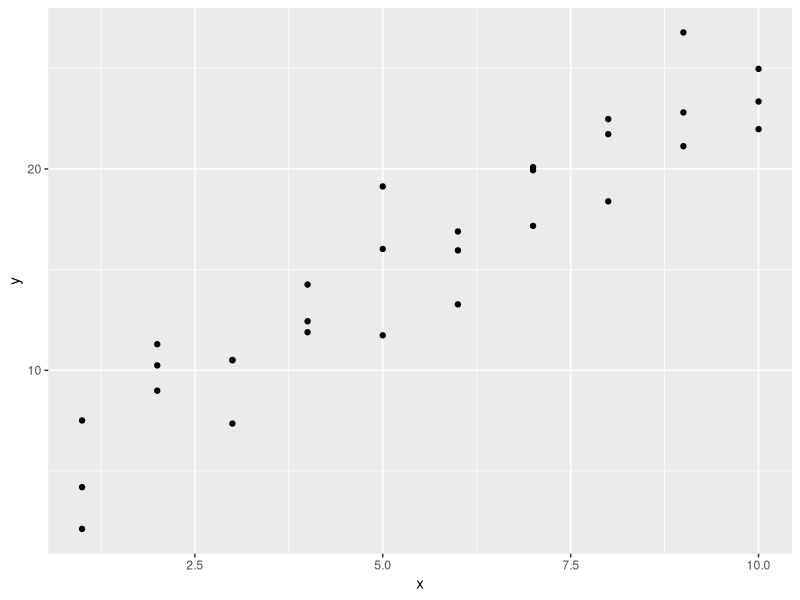
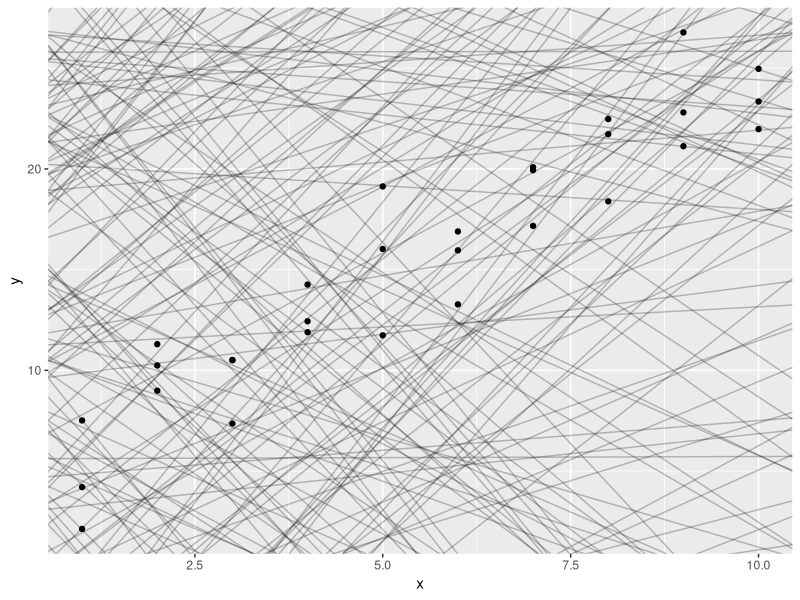
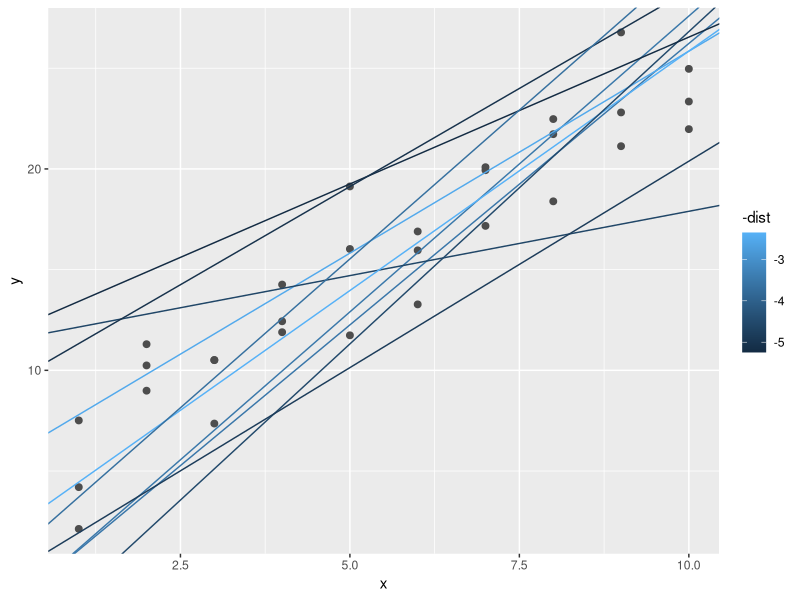
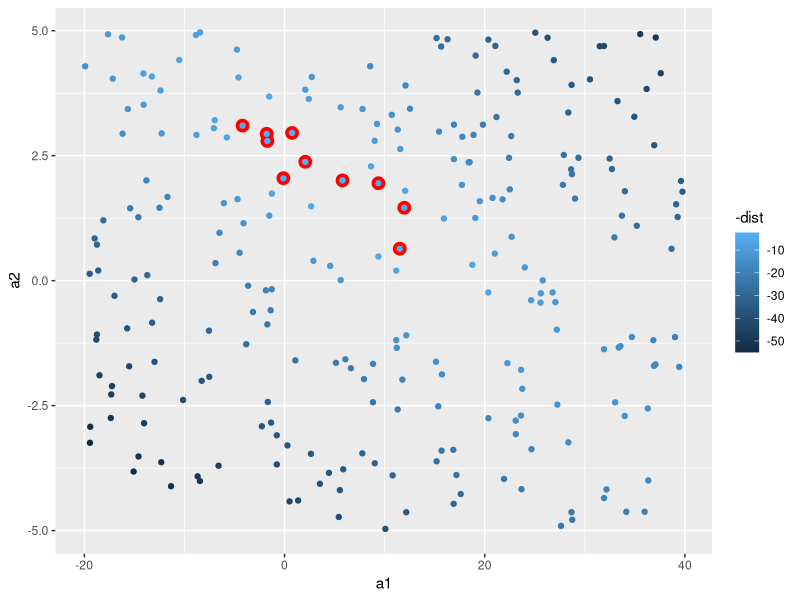
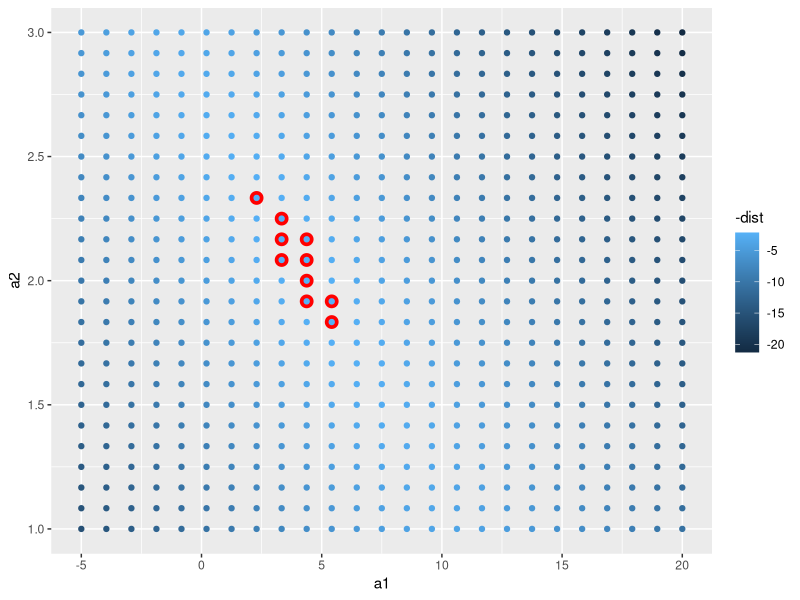
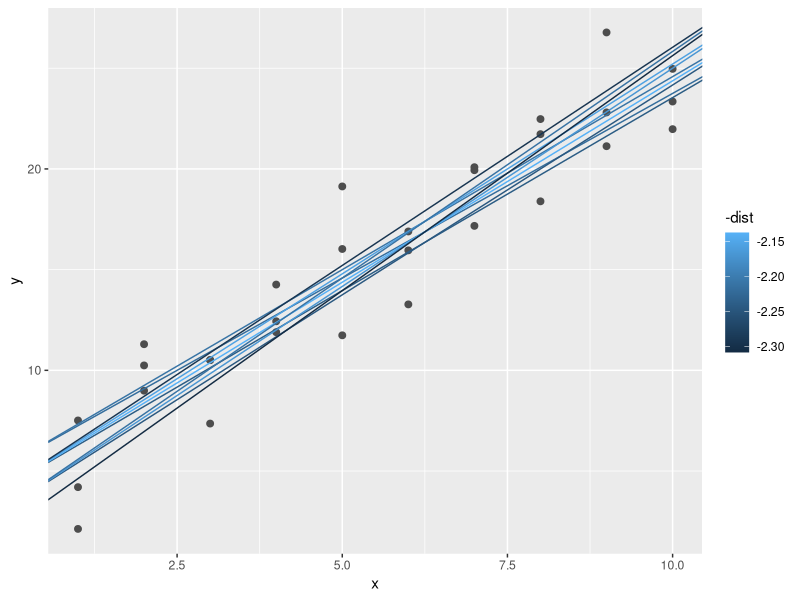
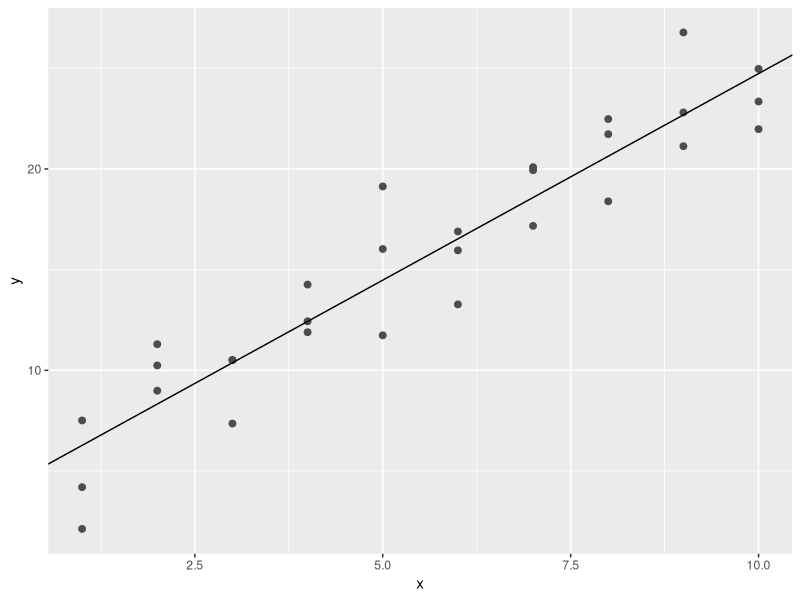
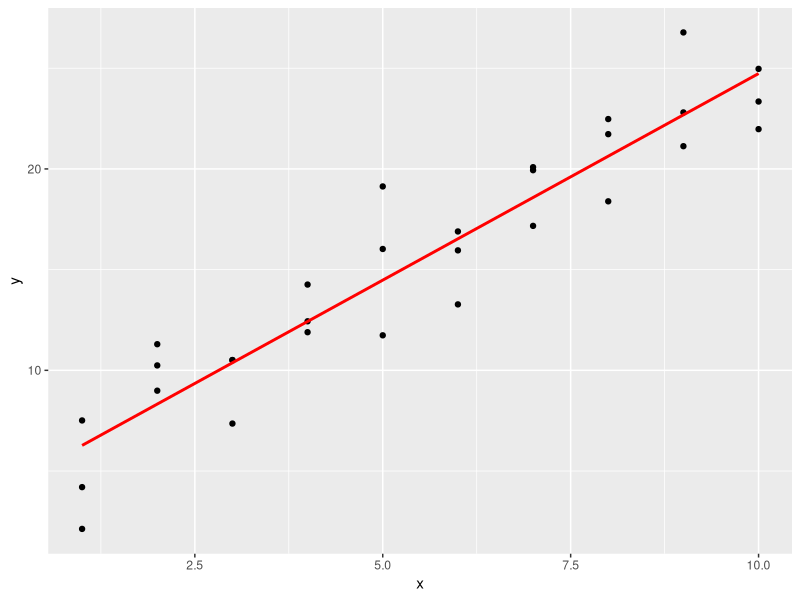

Reproduce these figures in R, in order.
library(tidyverse)

library(modelr)
options(na.action = na.warn)

# 模拟数据
ggplot(sim1, aes(x, y)) + 
    geom_point()

# 生成随机模型
models <- tibble(
    a1 = runif(250, -20, 40),
    a2 = runif(250, -5, 5)
)

ggplot(sim1, aes(x, y)) + 
    geom_abline(aes(intercept = a1, slope = a2), data = models, alpha = 1/4) +
    geom_point() 

# 计算预测值
model1 <- function(a, data) {
    a[1] + data$x * a[2]
}
model1(c(7, 1.5), sim1)

# 计算预测值与实际值之间的差距
measure_distance <- function(mod, data) {
    diff <- data$y - model1(mod, data)
    sqrt(mean(diff ^ 2))
}
measure_distance(c(7, 1.5), sim1)

sim1_dist <- function(a1, a2) {
    measure_distance(c(a1, a2), sim1)
}

models <- models %>% 
    mutate(dist = purrr::map2_dbl(a1, a2, sim1_dist))
models

# 找出最好的10个模型
ggplot(sim1, aes(x, y)) + 
    geom_point(size = 2, colour = "grey30") + 
    geom_abline(
        aes(intercept = a1, slope = a2, colour = -dist), 
        data = filter(models, rank(dist) <= 10)
    )

# 可视化所有模型
ggplot(models, aes(a1, a2)) +
    geom_point(data = filter(models, rank(dist) <= 10), size = 4, colour = "red") +
    geom_point(aes(colour = -dist))

# 使用网格找到最好的模型
grid <- expand.grid(
    a1 = seq(-5, 20, length = 25),
    a2 = seq(1, 3, length = 25)
) %>% 
    mutate(dist = purrr::map2_dbl(a1, a2, sim1_dist))

grid %>% 
    ggplot(aes(a1, a2)) +
    geom_point(data = filter(grid, rank(dist) <= 10), size = 4, colour = "red") +
    geom_point(aes(colour = -dist)) 

ggplot(sim1, aes(x, y)) + 
    geom_point(size = 2, colour = "grey30") + 
    geom_abline(
        aes(intercept = a1, slope = a2, colour = -dist), 
        data = filter(grid, rank(dist) <= 10)
    )

# 使用牛顿-拉弗森得到最好的模型
best <- optim(c(0, 0), measure_distance, data = sim1)
best$par

ggplot(sim1, aes(x, y)) + 
    geom_point(size = 2, colour = "grey30") + 
    geom_abline(intercept = best$par[1], slope = best$par[2])

# 使用lm()得到最好的模型
sim1_mod <- lm(y ~ x, data = sim1)
coef(sim1_mod)

# 2. 可视化模型
# 计算数据网格
grid <- sim1 %>% 
    data_grid(x) 
grid

# 添加预测值
grid <- grid %>% 
    add_predictions(sim1_mod) 
grid

# 可视化预测值
ggplot(sim1, aes(x)) +
    geom_point(aes(y = y)) +
    geom_line(aes(y = pred), data = grid, colour = "red", size = 1)

# 添加残差
sim1 <- sim1 %>% 
    add_residuals(sim1_mod)
sim1

# 残差频率图
ggplot(sim1, aes(resid)) + 
    geom_freqpoly(binwidth = 0.5)
